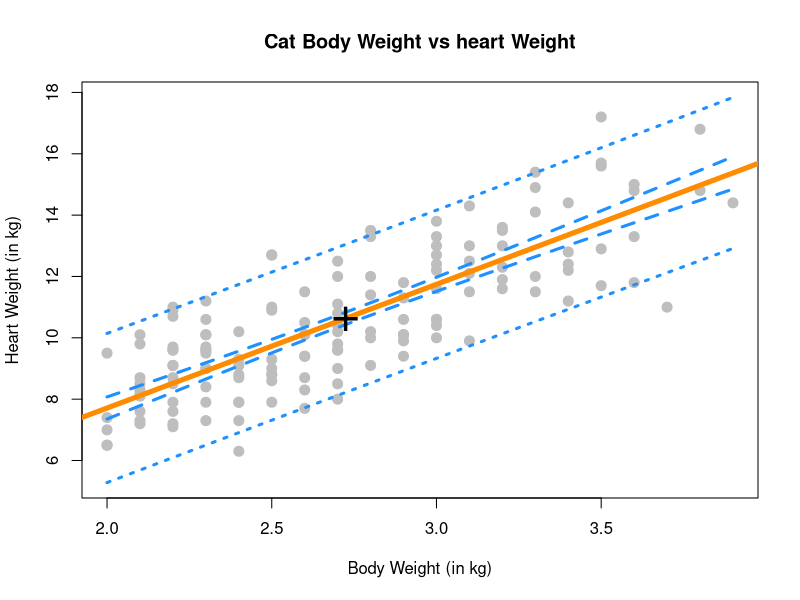
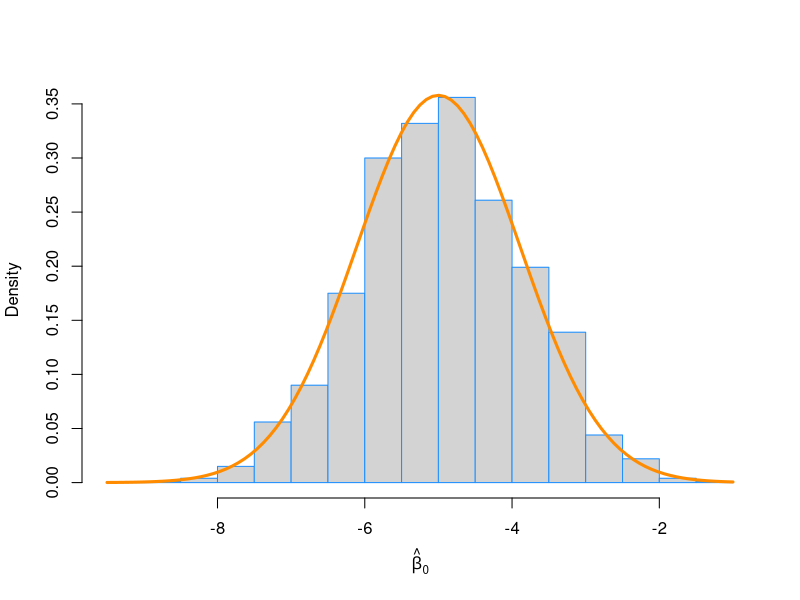
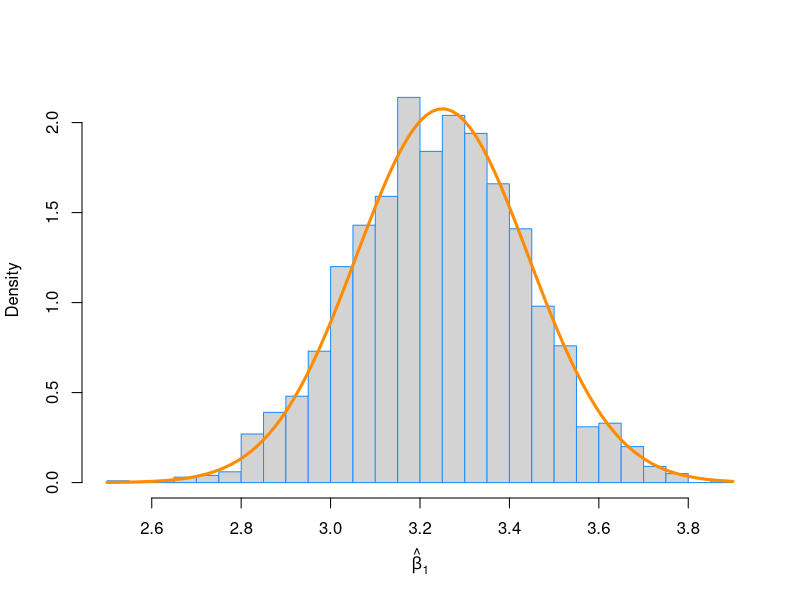

Recreate these plots in R, in order.
## ---- chunk 1
library("MASS");
library("knitr");
library("kableExtra");
library("dplyr");

# Helper functions
sim_slr = function(x, beta_0 = 10, beta_1 = 5, sigma = 1) {
  n = length(x)
  epsilon = rnorm(n, mean = 0, sd = sigma)
  y = beta_0 + beta_1 * x + epsilon
  data.frame(predictor = x, response = y)
}
## ---- chunk 2
cat_model = lm(Hwt ~ Bwt, data = cats);
summary(cat_model)
## ---- chunk 3
confint(cat_model, level = 0.90)
## ---- chunk 4
confint(cat_model, level = 0.99)
## ---- chunk 5
new_cats = data.frame(Bwt = c(2.1, 2.8))
predictions = predict(cat_model, newdata = new_cats, 
  interval = c("confidence"), level = 0.99)

cbind(predictions, length = c(predictions[1, "upr"] - predictions[1, "lwr"], predictions[2, "upr"] - predictions[2, "lwr"]))
## ---- chunk 6
new_cats = data.frame(Bwt = c(2.8, 4.2))
predictions = predict(cat_model, newdata = new_cats, 
  interval = c("prediction"), level = 0.99)

cbind(predictions, length = c(predictions[1, "upr"] - predictions[1, "lwr"], predictions[2, "upr"] - predictions[2, "lwr"]))
## ---- chunk 7
cat_grid = seq(min(cats$Bwt), max(cats$Bwt), by = 0.01)
dist_ci_band = predict(cat_model, 
                       newdata = data.frame(Bwt = cat_grid), 
                       interval = "confidence", level = 0.90)
dist_pi_band = predict(cat_model, 
                       newdata = data.frame(Bwt = cat_grid), 
                       interval = "prediction", level = 0.90) 

plot(Hwt ~ Bwt, data = cats,
     xlab = "Body Weight (in kg)",
     ylab = "Heart Weight (in kg)",
     main = "Cat Body Weight vs heart Weight",
     pch  = 20,
     cex  = 2,
     col  = "grey",
     ylim = c(min(dist_pi_band), max(dist_pi_band))
     );
abline(cat_model, lwd = 5, col = "darkorange");

lines(cat_grid, dist_ci_band[,"lwr"], col = "dodgerblue", lwd = 3, lty = 2)
lines(cat_grid, dist_ci_band[,"upr"], col = "dodgerblue", lwd = 3, lty = 2)
lines(cat_grid, dist_pi_band[,"lwr"], col = "dodgerblue", lwd = 3, lty = 3)
lines(cat_grid, dist_pi_band[,"upr"], col = "dodgerblue", lwd = 3, lty = 3)
points(mean(cats$Bwt), mean(cats$Hwt), pch = "+", cex = 3)
## ---- chunk 8
coefficients = summary(cat_model)$coefficients
customt = (coefficients[2, "Estimate"] - 4)/coefficients[2, "Std. Error"];
pval = 2 * pt(abs(customt), df = length(resid(cat_model)) - 2, lower.tail = FALSE)
## ---- chunk 9
library("mlbench");
data(Ozone, package = "mlbench")
Ozone = Ozone[, c(4, 6, 7, 8)]
colnames(Ozone) = c("ozone", "wind", "humidity", "temp")
Ozone = Ozone[complete.cases(Ozone), ]
## ---- chunk 10
ozone_wind_model = lm(ozone ~ wind, data = Ozone);
summary(ozone_wind_model);
## ---- chunk 11
ozone_temp_model = lm(ozone ~ temp, data = Ozone);
summary(ozone_temp_model);
## ---- chunk 12
birthday = 19810908;
set.seed(birthday);
n = 50;
x = seq(0, 10, length = n);
beta_0 = -5;
beta_1 = 3.25;
sigma = 4;
beta_hat_0 = rep(0, 2000);
beta_hat_1 = rep(0, 2000);
sxx = sum((x - mean(x))^2);

for(i in 1:2000){
  sim_data = sim_slr(x, beta_0 = beta_0, beta_1 = beta_1, sigma = sigma);
  sim_model = lm(response ~ predictor, data = sim_data);
  
  beta_hat_0[i] = coef(sim_model)[1];
  beta_hat_1[i] = coef(sim_model)[2];
}
## ---- chunk 13
sdb0 = sigma * sqrt((1/length(x) + (mean(x)^2/sxx)));
sdb1 = sigma/sqrt(sxx);

col1 = c("Expected" = beta_0, "Mean" = mean(beta_hat_0), "Known StdDv." = sdb0, "Sim StdDv" = sd(beta_hat_0));
col2 = c("Expected" = beta_1, "Mean" = mean(beta_hat_1), "Known StdDv." = sdb1, "Sim StdDv" = sd(beta_hat_1));
table = data.frame(beta_hat_0 = col1, beta_hat_1 = col2);

kable(table, row.names = TRUE);
## ---- chunk 14
hist(beta_hat_0, 
     prob = TRUE, 
     breaks = 25, 
     xlab = expression(hat(beta)[0]),
     main = "",
     border = "dodgerblue"
     );
curve(dnorm(x, mean = beta_0, sd = sdb0), 
      col = "darkorange",
      add = TRUE,
      lwd = 3
      );

hist(beta_hat_1, 
     prob = TRUE, 
     breaks = 25, 
     xlab = expression(hat(beta)[1]),
     main = "",
     border = "dodgerblue"
     );
curve(dnorm(x, mean = beta_1, sd = sdb1), 
      col = "darkorange",
      add = TRUE,
      lwd = 3
      );
## ---- chunk 15
birthday = 19810908
set.seed(birthday)
n = 25
x = seq(0, 2.5, length = n)

beta_0 = 5;
beta_1 = 2;
sigma = 3;
beta_hat_1 = rep(0, 2500);
s_e = rep(0, 2500);
sxx = sum((x - mean(x))^2);
var_beta_1_hat = sigma ^ 2 / sxx

for(i in 1:2500){
  sim_data = sim_slr(x, beta_0 = beta_0, beta_1 = beta_1, sigma = sigma);
  sim_model = lm(response ~ predictor, data = sim_data);
  
  beta_hat_1[i] = coef(sim_model)[2];
  s_e[i] = summary(sim_model)$coefficients[2, 2];
}
## ---- chunk 16
confint(sim_model, level = 0.95)
cv = qt(0.95, df = length(beta_hat_1) - 2);
lower_95 = beta_hat_1 - cv * s_e;
upper_95 = beta_hat_1 + cv * s_e;

intervals = data.frame("lower" = lower_95, "upper" = upper_95);
head(intervals)
## ---- chunk 17
within_range = filter(intervals, lower <= beta_1, upper >= beta_1);

(nrow(within_range)/nrow(intervals))
## ---- chunk 18
confint(sim_model, level = 0.99)
cv = qt(0.99, df = length(beta_hat_1) - 2);
lower_99 = beta_hat_1 - cv * s_e;
upper_99 = beta_hat_1 + cv * s_e;

intervals = data.frame("lower" = lower_99, "upper" = upper_99);
head(intervals)
## ---- chunk 19
within_range = filter(intervals, lower <= beta_1, upper >= beta_1);

(nrow(within_range)/nrow(intervals))
## ---- chunk 20
calc_pred_int = function (model, newdata, level = 0.95) {
  n = nrow(model$model);
  x = as.vector(model$model[,2]);
  y = as.vector(model$model[,1]);
  x_bar = mean(x);
  
  beta_hat_1 = coef(model)[[2]];
  beta_hat_0 = coef(model)[[1]];
  y_hat = beta_hat_0 + beta_hat_1 * x;
  e = y - y_hat;
  
  estimate = beta_hat_0 + beta_hat_1 * newdata[[1]];
  se = sqrt(sum(e^2) / (n-2))
  Sxx = sum((x - x_bar)^2);
  
  pred = se * sqrt(1 + ( 1/length(x) )  + ( (newdata[[1]] - x_bar)^2 / Sxx ) );
  c("estimate" = estimate, "lower" = estimate - pred, "upper" = estimate + pred);
}
